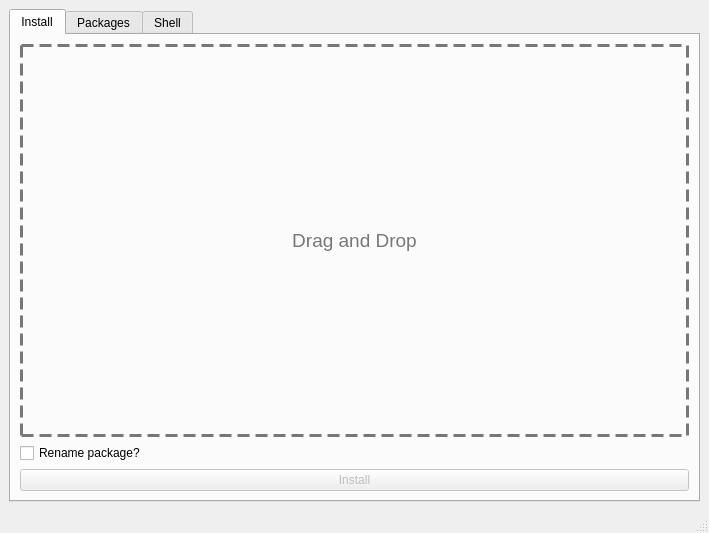
<?xml version="1.0" encoding="UTF-8"?>
<ui version="4.0">
 <class>MainWindow</class>
 <widget class="QMainWindow" name="MainWindow">
  <property name="geometry">
   <rect>
    <x>0</x>
    <y>0</y>
    <width>709</width>
    <height>533</height>
   </rect>
  </property>
  <property name="acceptDrops">
   <bool>true</bool>
  </property>
  <property name="windowTitle">
   <string>PicoInstaller</string>
  </property>
  <widget class="QWidget" name="centralwidget">
   <property name="acceptDrops">
    <bool>true</bool>
   </property>
   <layout class="QGridLayout" name="gridLayout">
    <item row="0" column="0">
     <layout class="QVBoxLayout" name="verticalLayout">
      <item>
       <widget class="QTabWidget" name="tabWidget">
        <property name="acceptDrops">
         <bool>true</bool>
        </property>
        <property name="currentIndex">
         <number>0</number>
        </property>
        <widget class="QWidget" name="tab">
         <attribute name="title">
          <string>Install</string>
         </attribute>
         <layout class="QGridLayout" name="gridLayout_2">
          <item row="0" column="0">
           <layout class="QVBoxLayout" name="verticalLayout_2">
            <item>
             <widget class="QLabel" name="labelDrag">
              <property name="font">
               <font>
                <pointsize>14</pointsize>
               </font>
              </property>
              <property name="styleSheet">
               <string notr="true">QLabel {
    border: 3px dashed #777;
    color: #777;
}</string>
              </property>
              <property name="text">
               <string>Drag and Drop</string>
              </property>
              <property name="alignment">
               <set>Qt::AlignCenter</set>
              </property>
             </widget>
            </item>
            <item>
             <widget class="QCheckBox" name="checkBoxRenamePackage">
              <property name="text">
               <string>Rename package?</string>
              </property>
             </widget>
            </item>
            <item>
             <widget class="QPushButton" name="installButton">
              <property name="enabled">
               <bool>false</bool>
              </property>
              <property name="text">
               <string>Install</string>
              </property>
             </widget>
            </item>
           </layout>
          </item>
         </layout>
        </widget>
        <widget class="QWidget" name="tab_2">
         <attribute name="title">
          <string>Packages</string>
         </attribute>
         <layout class="QGridLayout" name="gridLayout_4">
          <item row="0" column="0">
           <layout class="QVBoxLayout" name="verticalLayout_4">
            <item>
             <widget class="QListWidget" name="listPackages"/>
            </item>
            <item>
             <widget class="QPushButton" name="deleteButton">
              <property name="text">
               <string>Delete package</string>
              </property>
             </widget>
            </item>
           </layout>
          </item>
         </layout>
        </widget>
        <widget class="QWidget" name="tab_3">
         <attribute name="title">
          <string>Shell</string>
         </attribute>
         <layout class="QGridLayout" name="gridLayout_6">
          <item row="0" column="0">
           <layout class="QVBoxLayout" name="verticalLayout_5">
            <item>
             <widget class="QPlainTextEdit" name="ShellOutput"/>
            </item>
           </layout>
          </item>
          <item row="2" column="0">
           <widget class="QLineEdit" name="ShellInput"/>
          </item>
          <item row="1" column="0">
           <widget class="QLabel" name="label">
            <property name="text">
             <string>Type command below</string>
            </property>
           </widget>
          </item>
          <item row="3" column="0">
           <widget class="QPushButton" name="SendCommandButton">
            <property name="text">
             <string>Send</string>
            </property>
           </widget>
          </item>
         </layout>
        </widget>
       </widget>
      </item>
     </layout>
    </item>
   </layout>
  </widget>
  <widget class="QMenuBar" name="menubar">
   <property name="geometry">
    <rect>
     <x>0</x>
     <y>0</y>
     <width>709</width>
     <height>21</height>
    </rect>
   </property>
  </widget>
  <widget class="QStatusBar" name="statusbar"/>
 </widget>
 <resources/>
 <connections/>
</ui>
